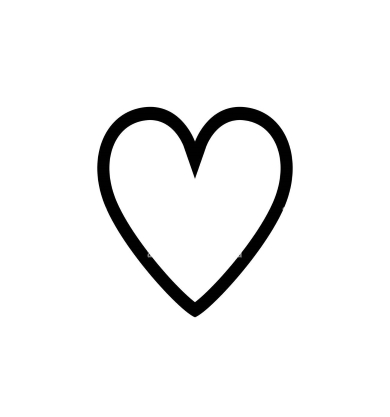
#> input picture Ex1-updated/heart1.jpg, 390 x 417 px
$ jupyter execute EX1-updated-1.ipynb   (shell and % lines are left out)
#> lines starting #> are read from the running program, lines starting #| are printed output that depends on the picture
## <span style="color:blue"> Computer Vision - Winter 2024

## <span style="color:blue"> Exercise 1 </span>
**Reichman University**

**Lecturer:** Prof. Yael Moses, RUNI

**TA:** Eyal Friedman, RUNI

**Submission date: 10.1.24** \
Note: In case you need an extension for any reason, you can submit it by 14.1.24. \
No extra extensions will be given.

**Your name: [Your Name]**
**Your ID: [Your ID]**

In this exercise, you will practice basic image operations such as loading, saving, and displaying an image, getting familiar with 'numpy,' and understanding the benefits of vectorized operations in Python. This exercise contains three parts:

1. Image Convolution.
2. Implementing a classic Harris corner Detector.
3. Answering questions.

## <span style="color:blue"> Submission guidelines:</span>

1. Your **zip** file should include the following files only:
   - ex1.ipynb
   - images you use
2. You should use Jupyter Notebook.
3. Name the zip file **'ex1_ID_ID.zip'** and **do not** include any additional directories.
4. Submit using *Moodle*.
5. Submit on time!
6. You can submit this assignment in pairs (no triplets).
   * In the case of pair submission, both IDs and names should be added to the notebook.
   * One should submit the homework, and the other should submit a simple text file named: ID_ID.txt and nothing else.
   *Please make sure that your collaborator submits the HW.

## Read the following instructions carefully:

1. Write **efficient vectorized** code. When you think you cannot use vectorized code, give a short explanation of why.
2. You are responsible for the correctness of your code and should add as many tests as you see fit. Do not submit your tests unless requested.
3. Use `Python 3` and `numpy 1.18.5` or above. Changes to the configuration we provided are at your own risk. Before submitting the exercise, restart the kernel and run the notebook from start to finish to make sure everything works.
4. You are allowed to use functions and methods from the [Python Standard Library](https://docs.python.org/3/library/) and [numpy](https://www.numpy.org/devdocs/reference/) only. Any other imports are forbidden unless provided by us.
5. Your code must run without errors. Note, **Code that fails to run will not be graded.**
6. Document your code properly.
7. Go over Warmup Python - you can find relevant python functions that will make your life easier.

## Honor Code:
The assignment is a basic tool for learning the material. You can probably find the solution on the web (including ChatGPT), however, you will not learn what you should learn from it. In addition, since we give grades on the assignment, using existing solutions will be considered dishonest.
In particular, you are not allowed to copy or use any code that solve the tasks.
You are more than welcome to talk with your friends, but you are not allowed to give your code or answers and you are not allowed to use their code or answers.
Remember – you take this course in order to learn.

## I declair that I respcet the honor code:
<span style="color:red"> Add here your names:

[cell 1]
import cv2
import sys
import random
import matplotlib.pyplot as plt
from matplotlib.ticker import MultipleLocator
from scipy.ndimage import maximum_filter
import numpy as np
from scipy.signal import convolve2d

# specify the way plots behave in jupyter notebook
plt.rcParams['figure.figsize'] = (8.0, 8.0) # set default size of plots
plt.rcParams['image.cmap'] = 'gray'
np.set_printoptions(precision=2, suppress=True)

[cell 2]
import platform
print("Python version: ", platform.python_version())
print("Numpy version: ", np.__version__)

## <span style="color:black">Section A: Convolution
In this part, you will need to write a function **convolvedImage = convolutionMask(img,mask)**  which gets a 2D np.array of a grey level image and a convolution mask (Kernel) and output the convolved image with your mask. It also should plot  the original image and the convolved image side by side. Use captions on each image that indicates what you present. (Hint: see example in Warmup Python in Moodle)\
You may use the convolve2d function from scipy.signal.\
**Note:** Make sure that you understand the differences between correlation and convolution.\
Suggest a convolution mask for each of the 4 cases:

1. Mask1:  a convolution mask (kernel)  that computes the average of a 5x5 pixels around each pixel.


2. Mask2:  a convolution mask (kernel) of size *5×5* such that the maximal value over all possible grey level images (range 0 to 255) will be obtained in the center of a widnow that contains a black  shape region surrounded by white pixels (see the region below).  Note, the rest of the image may contain any values.

    The shape region:

   ``
      255 255 255 255 255
     255  0  255 255 255
     255  0   0   0  255
     255  0   0  255 255
     255 255 255 255 255
     ``

3. Let '*' be a don't care value.\
    Mask3:  a mask as defined in  2 above  but for the following region:

    ``
    0    0     0    0    0
    0    *    255   *    0
    0   255   255  255  255
    0    *    255   0    0
    0    0     0    0    0
      ``
4. Maks 4: a convolution mask (kernel)  that computes a 3 pixel shift of the image to the right.\
    You can ignore the results along the border of the image.

**Submit your function below**.

[cell 3]
# This function will be part your functions' test - do not change it
# You may add any helper function for your implementation and to write your code in the cell below

def test_A(imageName):
    img = cv2.imread(imageName, cv2.IMREAD_GRAYSCALE)
    print("mask1:")
    convolvedImage1 = convolutionMask(img,mask1)
    print("mask2:")
    convolvedImage2 = convolutionMask(img,mask2)
    print("mask3:")
    convolvedImage3 = convolutionMask(img,mask3)
    print("mask4:")
    convolvedImage4 = convolutionMask(img,mask4)


def test_B(image2, image3):
    print("mask1:")
    convolvedImage1 = convolutionMask(image2,mask1)
    print("mask2:")
    convolvedImage2 = convolutionMask(image2,mask2)
    max_index = np.unravel_index(np.argmax(convolvedImage2, axis=None), convolvedImage2.shape)
    print("max indices: ", max_index)
    print("mask3:")
    convolvedImage3 = convolutionMask(image3,mask3)
    max_index = np.unravel_index(np.argmax(convolvedImage3, axis=None), convolvedImage3.shape)
    print("max indices: ", max_index)
    print("mask4:")
    convolvedImage4 = convolutionMask(image2,mask4)

[cell 4]
# For each call of the funtion, show on screen the result of your function.
import matplotlib.pylab as pl
import matplotlib.gridspec as gridspec

def convolutionMask(img,mask):
    """
    Apply convolution to an image using a specified mask.

    Parameters:
    - img: Input image.
    - mask: Convolution mask.

    Returns:
    - img2: Resulting image after convolution.
    """
    img2 = np.empty_like(img)
    img2 = convolve2d(img, mask, mode='same', boundary='wrap')
    show2Images(img, img2)
#> in show2Images, `plt.show(block=True)`:
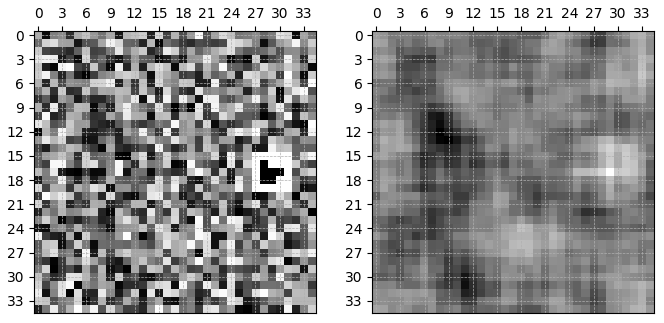
#> figure drawn by matplotlib, 2 panels
#> in show2Images (call 2), `plt.show(block=True)`:
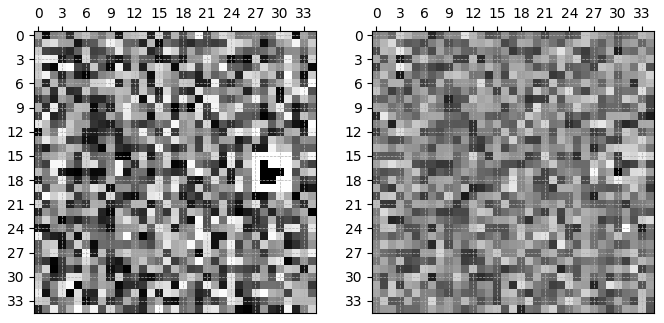
#> figure drawn by matplotlib, 2 panels
#> in show2Images (call 3), `plt.show(block=True)`:
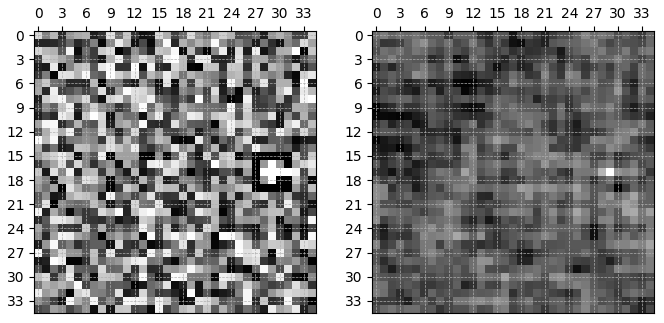
#> figure drawn by matplotlib, 2 panels
#> in show2Images (call 4), `plt.show(block=True)`:
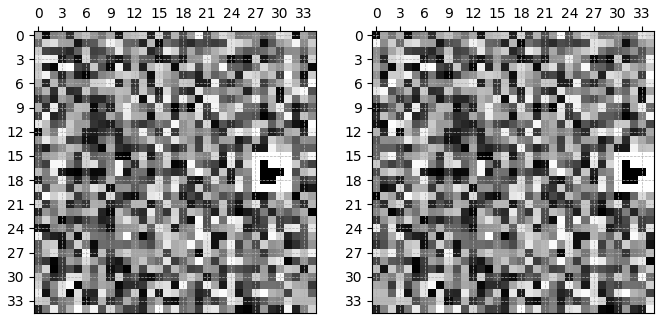
#> figure drawn by matplotlib, 2 panels
    return img2

def show1Image(base):
    f = plt.figure()
    f.add_subplot(1, 2, 1)
    plt.imshow(base)
    ax = plt.gca()
    ax.xaxis.tick_top()
    ax.xaxis.set_major_locator(MultipleLocator(int(base.shape[0]/10)))
    ax.yaxis.set_major_locator(MultipleLocator(int(base.shape[0]/10)))
    ax.grid(which='major', linestyle='--', linewidth=0.5)
    ax.grid(which='minor', linestyle='--', linewidth=0.25)

def show2Images(base, conv):
    f = plt.figure()
    plt.tight_layout()
    f.add_subplot(1, 2, 1)
    plt.imshow(base)
    ax = plt.gca()
    ax.xaxis.tick_top()
    ax.xaxis.set_major_locator(MultipleLocator(int(base.shape[0]/10)))
    ax.yaxis.set_major_locator(MultipleLocator(int(base.shape[0]/10)))
    ax.grid(which='major', linestyle='--', linewidth=0.5)
    ax.grid(which='minor', linestyle='--', linewidth=0.25)
    f.add_subplot(1, 2, 2)
    plt.imshow(conv)

    ax = plt.gca()
    ax.xaxis.tick_top()
    ax.xaxis.set_major_locator(MultipleLocator(int(base.shape[0]/10)))
    ax.yaxis.set_major_locator(MultipleLocator(int(base.shape[0]/10)))
    ax.grid(which='major', linestyle='--', linewidth=0.5)
    ax.grid(which='minor', linestyle='--', linewidth=0.25)
    plt.show(block=True)

def show3Images(img1, img2, img3):

    # Create a figure
    fig = plt.figure()  # Adjust the figsize as needed

    # Add three subplots in a horizontal layout
    ax1 = fig.add_subplot(1, 3, 1)
    ax2 = fig.add_subplot(1, 3, 2)
    ax3 = fig.add_subplot(1, 3, 3)

    # Plot the images in the subplots
    ax1.imshow(img1, cmap='gray')  # Replace 'gray' with the desired colormap
    ax1.grid(which='major', linestyle='--', linewidth=0.5)
    ax1.grid(which='minor', linestyle='--', linewidth=0.25)
    ax1.xaxis.tick_top()
    ax1.xaxis.set_major_locator(MultipleLocator(int(img3.shape[0]/8)))
    ax1.yaxis.set_major_locator(MultipleLocator(int(img3.shape[0]/8)))

    ax2.imshow(img2, cmap='gray')
    ax2.grid(which='major', linestyle='--', linewidth=0.5)
    ax2.grid(which='minor', linestyle='--', linewidth=0.25)
    ax2.xaxis.tick_top()
    ax2.xaxis.set_major_locator(MultipleLocator(int(img3.shape[0]/8)))
    ax2.yaxis.set_major_locator(MultipleLocator(int(img3.shape[0]/8)))

    ax3.imshow(img3, cmap='gray')
    ax3.grid(which='major', linestyle='--', linewidth=0.5)
    ax3.grid(which='minor', linestyle='--', linewidth=0.25)
    ax3.xaxis.tick_top()
    ax3.xaxis.set_major_locator(MultipleLocator(int(img3.shape[0]/8)))
    ax3.yaxis.set_major_locator(MultipleLocator(int(img3.shape[0]/8)))

    # Adjust layout for better spacing
    plt.tight_layout()

    # Show the figure
    plt.show()

# img = cv2.imread("heart1.jpg")
# show3Images(img,img,img)

[cell 5]
# Masks:

mask1 = [[1, 1, 1, 1, 1],
         [1, 1, 1, 1, 1],
         [1, 1, 1, 1, 1],
         [1, 1, 1, 1, 1],
         [1, 1, 1, 1, 1]]

M_2_base = [[255, 255, 255, 255, 255],
            [255,  0, 255, 255, 255],
            [255, 0, 0, 0, 255],
            [255, 0, 0, 255, 255],
            [255, 255, 255, 255, 255]]
mask2 = 1/np.linalg.pinv(M_2_base)
push_down = np.zeros((5, 1))
push_down[3][0] = 1
mask2 = convolve2d(mask2, push_down, mode='same')

# set * value
ast = 150
M_3_base = np.array([[0,   0,   0,   0,   0],
                    [0,   ast,  255,  ast,   0],
                    [0, 255,  255, 255, 255],
                    [0,   ast,  255,   0,   0],
                    [0,   0,   0,   0,   0]])
mask3 = np.array([[0,   0,   0,   0,   0],
                  [0, 0, -1/255, 0,  0],
                  [0,  -1,  1/255,  -1, -1],
                  [0, 0, -1/255, 0,    0],
                  [0,   0,   0,   0,   0]])
mask3 = mask3+sys.float_info.epsilon
mask3 = 1/mask3
inverse_k = np.zeros((1, 1))
inverse_k[0][0] = -1
mask3 = convolve2d(mask3, inverse_k, mode='same')

mask4 = [[0, 0, 0, 0, 0, 0, 1]]

[cell 6]
def test_toy_image():
    """
    Test function for creating and testing images with a toy pattern.

    - Set image dimensions (dimx, dimy) to input
    - Generate random starting coordinates (i, j) for the pattern.
    - Choose between a clean or random background for two images.
    - Place the pattern in the images at the specified coordinates.
    """
    print("Test toy image")

    # Set image dimensions
    dimx, dimy = 35, 35

    # Generate random starting coordinates for the pattern
    i, j = random.randint(3, dimx-6), random.randint(3, dimy-6)
    print("Center of the pattern at: (", i+2, ", ", j+2, ")\n")

    # Choose clean or random background for two images
    img_2, img_3 = np.random.randint(0, 256, size=(dimx, dimy), dtype=np.uint8), np.random.randint(0, 256, size=(dimx, dimy), dtype=np.uint8)
    # Uncomment for clean background:
    # img_2, img_3 = np.full((dimx, dimy), 255), np.full((dimx, dimy), 255)

    # Place the toy pattern in the images
    img_2[i:i+len(M_2_base[0]), j:j+len(M_2_base[1])] = M_2_base
    img_3[i:i+len(M_3_base[0]), j:j+len(M_3_base[1])] = M_3_base

    # Call test_B function to visualize and analyze the created images
    test_B(img_2, img_3)


def test_upload_image():
    """
    Test function for creating and testing uploaded images.

    - Set the path of the uploaded image.
    - Call test_A function to visualize and analyze the uploaded image.
    """
    print("Test uploaded image")

    # Set the path of the uploaded image
    img_1 = "heart1.jpg"

    # Call test_A function to visualize and analyze the uploaded imag
    test_A(img_1)
#> in test_A, img is the input picture: shape (417, 390); min 0, max 255, mean 242.3
#> in convolutionMask (call 5), `img2 = convolve2d(img, mask, mode='same', boundary='wrap')`:
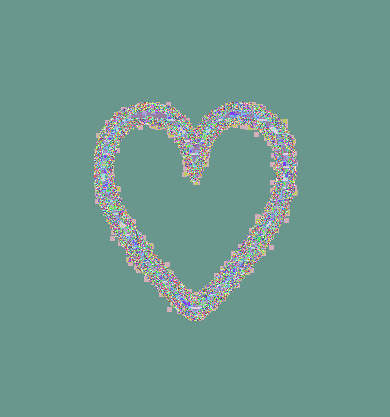
#> img2: shape (417, 390) int64; 4332 distinct labels, from 11 to 6375; one colour per label, 0 black
#> in convolutionMask (call 6), `img2 = convolve2d(img, mask, mode='same', boundary='wrap')`:
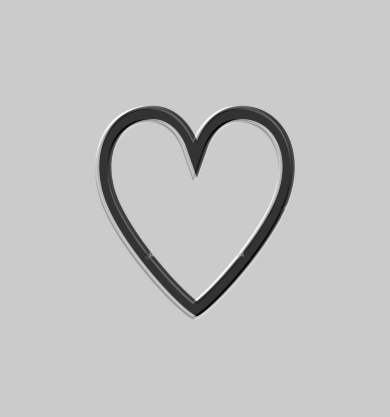
#> img2: shape (417, 390) float64; min -8.94e+20, max 3.57e+21, mean 2.53e+21; drawn with min black and max white
#> in convolutionMask (call 7), `img2 = convolve2d(img, mask, mode='same', boundary='wrap')`:
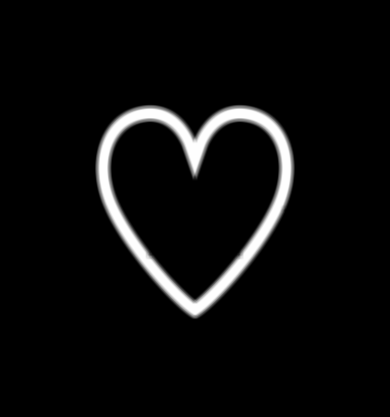
#> img2: shape (417, 390) float64; min -2.18e+19, max -3.6e+16, mean -2.07e+19; drawn with min black and max white
#> in convolutionMask (call 8), `img2 = convolve2d(img, mask, mode='same', boundary='wrap')`:
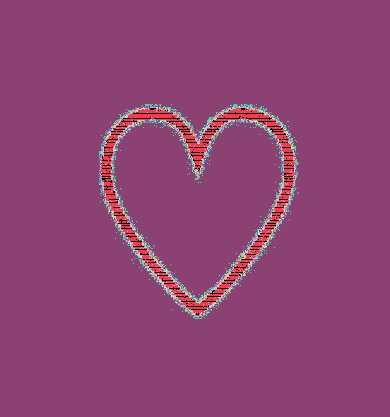
#> img2: shape (417, 390) int64; 256 distinct labels, from 0 to 255; one colour per label, 0 black

# Uncomment to test
test_toy_image()
test_upload_image()

## <span style="color:blue"> **Section B: Corner Detector**

In this section, you will implement the Harris corner detector as covered in class. Refer to the slides of the algorithm details.

Reference to the original paper: A COMBINED CORNER AND EDGE DETECTOR, Harris \& Stephens, Alvey Vision Conference, 1988

You will write the function:\
_Corners_ = H_corner(_im_, _σ _smooth_, _σ _neighb_, _th_, _density_size_, _display_).\
You may add additional parameters if necessary - list them and explain their role.

_im_: a grey-level image.\
_corners_: $k\times 2$ array that consists of the $x$ and $y$ coordinates of each of the $k$  detected corners.\
_display_: a binary parameter.\
Other parameters are described below.


## <span style="color:blue"> **B1 - Implement Harris**

As part of the algorithm, you should implement the following:

1. Compute two kernels with the derivative of a Gaussian: **G_dx, G_dy  = Deriv_Gauss_xy(_sigma_)**.\
   **Note**:\
    (i) Refer to 'Warmup Python' for an example of defining a mask using a function. Modify the Gaussian example to a
    derivative of a Gaussian.\
    (ii) The mask_size should be around 6$\sigma_{smooth}$+1.
    You can check and see if smaller or larger mask size affect the results. You can also look at the plot of the mask. The values close to the border of the masks should be close to zero. On the other hans, the border containing these values are not too wide. Think what it means if this is not the case.\
   **A question for thought (not for submission)**: what is the expected sum of the elements in the kernel?

2. Using these masks compute two matrixes, $I_x$ and $I_y$, with the derivatives of the image in the $x$ and in the $y$ directions, respectively:\
    **Ix, Iy = Grad_xy(img,  $\sigma_{smooth}$)**
3. Compute the following three matrices: $I_x^2$, $I_y^2$,  $I_x$  and $I_y$.
4. Compute the four matrices, C11, C12, C22,  each corresponds to a different entry of the matrix for C for all pixels of the image. These matrices are computed by convolving the matrices computed in (3) with a Gaussian defined by $\sigma_{neighb}$.
4. Compute for each pixel, $q$ the eigen value and the eigen vector of its $C(q)$ matrix. Note that in this case you cannot perform it using vectorize operations.\
    or
    Compute $d(q)= det(C)-k\cdot Trace(C)^2$.  For this case you will need an additional paramter $k$, but you can compute it efficiently using vectorize operations.
5. Threshold the small eignevalue of each pixel,  using the parameter $th$ (or do the same to $d(q)$).\
    Set to zero those pixles that are below the threshold.
6. For each region of size  denisty_size, leave the maximal small eigenvalue value (or smallest $d(q)$).

Return a list of corneres:  the indexes of the corners, and their strength.\
If display = 1, then display as part of the function (as in the class slides):\
a. The original image.\
b. The derivatives of the images, $I_x$ and $I_y$.
         (This is in addition to what is presented in the slides.)\
c. The values of the corner strength before appying the threshold. (Can be in greyscale rather than color. Make sure to normalize it for display.)\
d. The values of the corner strength after appying the threshold. (This should be a binary image.)\
e. The detected corners overlayed on the original image.

[cell 7]
# [18 lines left out: function plot3dgraph, not called in this run]

[cell 8]
def Deriv_Gauss_xy(sig=2):
    """
    Generate first derivatives of a Gaussian filter in both x and y directions.
    """
    size = 6 * sig + 1
    x = np.arange(-size/2, size/2, 1)
    y = np.arange(-size/2, size/2, 1)
    x, y = np.meshgrid(x, y)

    G = (1 / (2 * np.pi * sig**2)) * np.exp(-(np.square(x) + np.square(y)) / (2 * sig**2))

    gaussian_first_deriv_x = np.multiply(G, -x) / sig**2
    gaussian_first_deriv_y = np.multiply(G, -y) / sig**2

    return gaussian_first_deriv_x, gaussian_first_deriv_y


def Grad_xy(img, sig_smooth=2):
    """
    Compute the gradient of an image using first derivatives of a Gaussian filter.
    """
    kernelx, kernely = Deriv_Gauss_xy(sig_smooth)
    gradient_x = convolve2d(img, kernelx, mode='same', boundary='wrap')
    gradient_y = convolve2d(img, kernely, mode='same', boundary='wrap')
    return gradient_x, gradient_y

[cell 9]
def retain_max_in_neighborhood(matrix, radius):
    """
    Retain the maximum value in each neighborhood defined by a circular mask.
    """
    # Create a binary mask to define the circular neighborhood
    neighborhood_mask = np.zeros((2 * radius + 1, 2 * radius + 1), dtype=bool)
    y, x = np.ogrid[-radius:radius+1, -radius:radius+1]
    neighborhood_mask = x**2 + y**2 <= radius**2

    # Use scipy's maximum filter to get the local maximum in each circular neighborhood
    max_values = maximum_filter(matrix, footprint=neighborhood_mask)

    # Set all values to zero except for the maximum value in each neighborhood
    result = np.where(matrix == max_values, matrix, 0)

    return result


def apply_threshold(matrix, thresh):
    """
    Apply a threshold to a matrix and return the result matrix along with the indices
    where the values exceed the threshold.
    """
    mask = matrix > thresh
    result_matrix = np.where(mask, matrix, 0)
    indices = np.argwhere(mask)
    return result_matrix, indices

[cell 10]
def harris_detector(img_dir, sig_neigh, sig_smooth, density_size, threshold, display=1, k=0.04):
    """
    Parameters:
    - img_dir: Path to the input image.
    - sig_neigh: Size of the neighborhood for corner detection.
    - sig_smooth: Standard deviation of the Gaussian filter for image smoothing.
    - density_size: Radius for density calculation of corner points.
    - threshold: Threshold value for retaining corner points.
    - display: Flag to control display (1 for displaying results, 0 for no display).
    - k: Harris corner detector hyperparameter.

    Returns:
    - corners: Array containing corner points found by the detector.
    """
#> called with img_dir = 'heart1.jpg', sig_neigh = 5, sig_smooth = 0.5, density_size = 10, threshold = 0.3, display = 1, k = 0.04
    img = cv2.imread(img_dir)
    gray = cv2.cvtColor(img, cv2.COLOR_BGR2GRAY)
    height, width = img.shape[0], img.shape[1]
    C = np.zeros((height, width))

    # Compute image gradients using Gaussian smoothing
    Ix, Iy = Grad_xy(gray, sig_smooth)
#> in Grad_xy, `gradient_x = convolve2d(img, kernelx, mode='same', boundary='wrap')`:
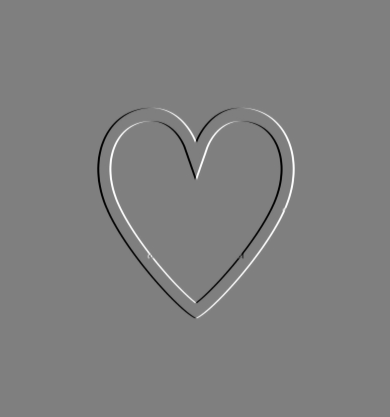
#> gradient_x: shape (417, 390) float64; min -111.2, max 111.8, mean 0.5; drawn with min black and max white

    # Compute squared gradients
    Ix2 = np.square(Ix)
#> (the rest of the program and of its run is left out)
